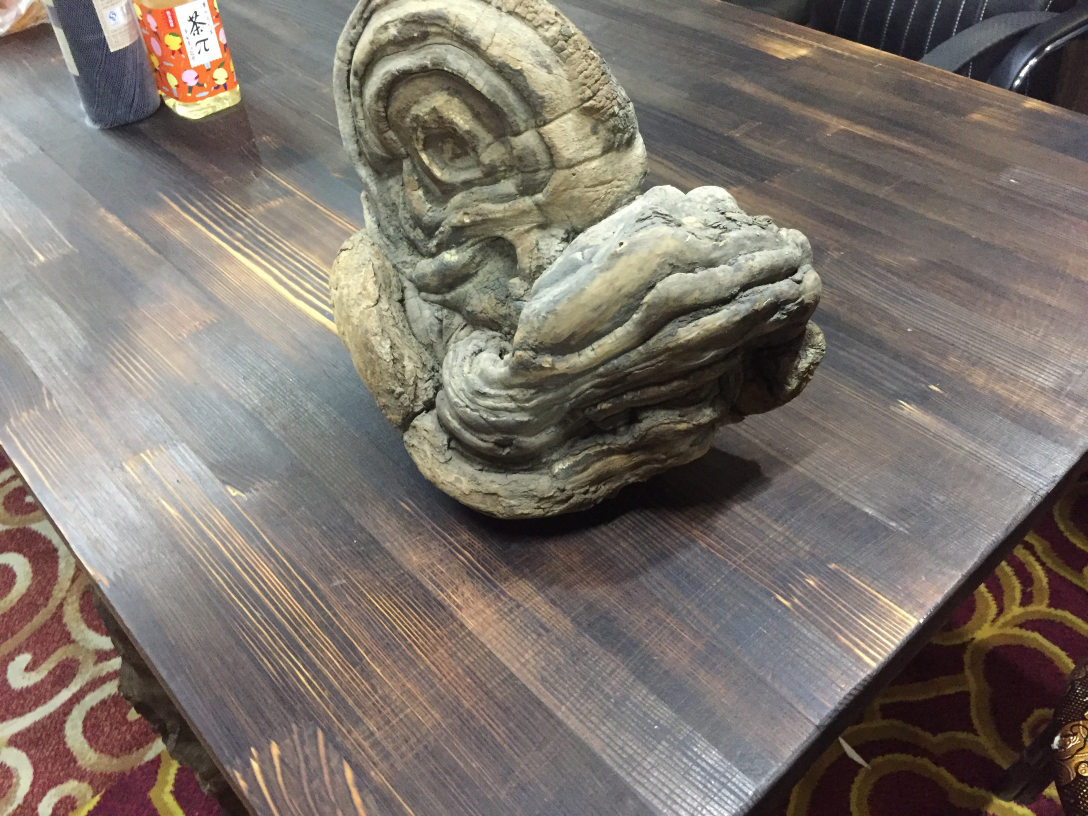
//> input picture features_and_matching/pic/IMG_0693.JPG, 3264 x 2448 px (shown at 1/3 size)
$ ./bfm_matcher pic/IMG_0693.JPG pic/IMG_0694.JPG   (built with g++ and OpenCV 4)
//> lines starting //> are read from the running program, lines starting //| are printed output that depends on the picture
//
// Created by swayfreeda on 17-10-24.
//
#include "functions.h"

#include <opencv2/core.hpp>
#include <opencv2/xfeatures2d.hpp>
#include <opencv2/features2d.hpp>
#include <opencv2/imgproc.hpp>

#include <iostream>
#include <opencv2/imgcodecs.hpp>

int main(int argc, char* argv[])
{

    if(argc<3)
    {
        std::cerr<<"usage: bfm_matcher matching img1, img2"<<std::endl;
        return -1;
    }

    // 加载第一幅图像
    cv::Mat img1=cv::imread(argv[1]);
//> img1 is the input picture: 2448 rows x 3264 cols, CV_8UC3; mean B, G, R 109.1, 116.8, 125.3
    if(!img1.data)
    {
        std::cerr<<"fail to load img1"<<std::endl;
        return -1;
    }
    std::cout<<"img1 infos: "<< img1.rows<<" x "<<img1.cols<<std::endl;
//| img1 infos: 2448 x 3264


    // 加载第二幅图像
    cv::Mat img2=cv::imread(argv[2]);
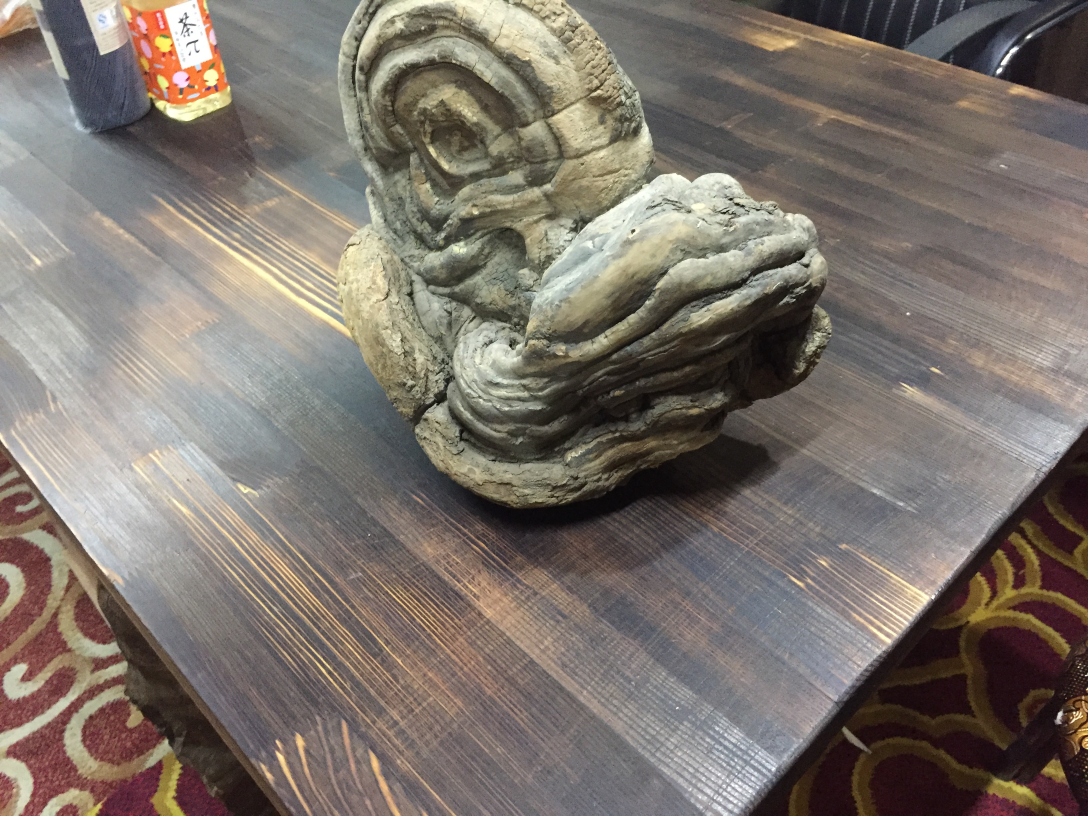
//> input picture features_and_matching/pic/IMG_0694.JPG, 3264 x 2448 px (shown at 1/3 size)
//> img2 is the input picture: 2448 rows x 3264 cols, CV_8UC3; mean B, G, R 108.2, 116, 124.7
    if(!img2.data)
    {
        std::cerr<<"fail to load img2"<<std::endl;
        return -1;
    }
    std::cout<<"img2 infos: "<< img2.rows<<" x "<<img2.cols<<std::endl;
//| img2 infos: 2448 x 3264


    // 为了更好的显示图像，对图像进行降采样处理
    cv::resize(img1, img1, cv::Size(img1.cols*0.2, img1.rows*0.2), 0.5, 0.5);
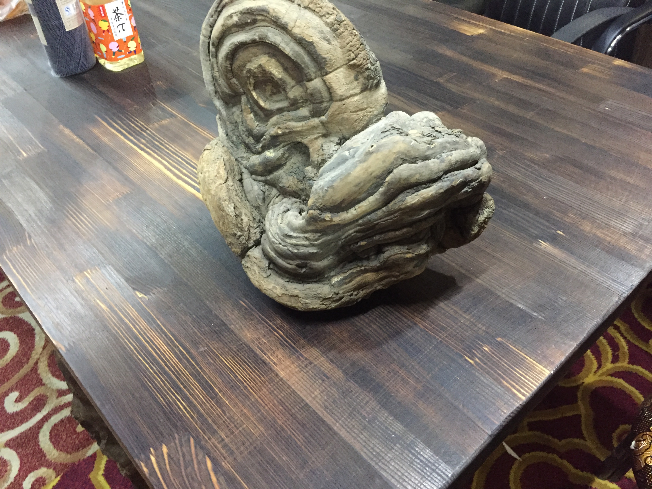
//> img1: 489 rows x 652 cols, CV_8UC3; mean B, G, R 109, 116.7, 125.2
    cv::resize(img2, img2, cv::Size(img2.cols*0.2, img2.rows*0.2), 0.5, 0.5);
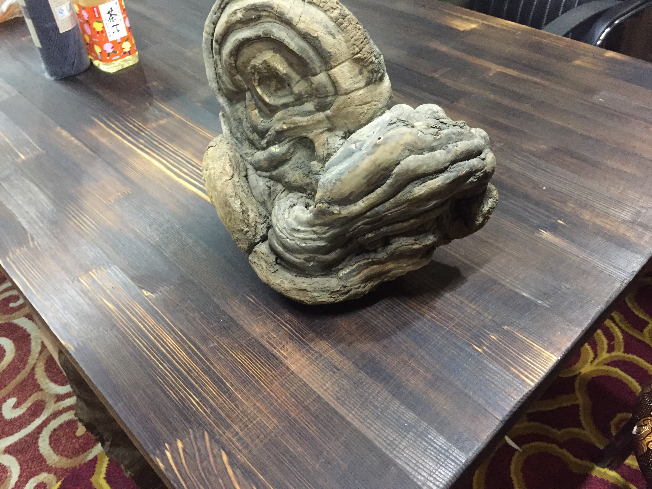
//> img2: 489 rows x 652 cols, CV_8UC3; mean B, G, R 108.1, 115.8, 124.5
    std::cout<<"img1 infos after resize: "<< img1.rows<<" x "<<img1.cols<<std::endl;
//| img1 infos after resize: 489 x 652
    std::cout<<"img2 infos after resize: "<< img2.rows<<" x "<<img2.cols<<std::endl;
//| img2 infos after resize: 489 x 652


    //设置需要检测的特征个数
    int n_features=8000;

    // 进行sift特征的检测和匹配
    std::vector<cv::KeyPoint> sift_keypts1, sift_keypts2;
    cv::Mat sift_descrs1, sift_descrs2;


    // 检测sift特征
    cv::Ptr<cv::xfeatures2d::SIFT> sift_detector=cv::xfeatures2d::SIFT::create(n_features
                                                                               ,3
                                                                               ,0.04
                                                                               ,10
                                                                               ,1.6);
    sift_detector->detect(img1, sift_keypts1);
//> sift_keypts1 = 1712 keypoints; strongest (x, y, size): (610, 49, 2.1), (612, 44, 2.1), (619, 37, 2.6), (614, 41, 2.2)
    sift_detector->detect(img2, sift_keypts2);
//> sift_keypts2 = 1743 keypoints; strongest (x, y, size): (598, 42, 2.2), (635, 428, 2.3), (608, 30, 2.4), (601, 37, 2.1)
    std::cout<<sift_keypts1.size()<<" key points are detected from img1"<<std::endl;
//| 1712 key points are detected from img1
    std::cout<<sift_keypts2.size()<<" key points are detected from img2"<<std::endl;
//| 1743 key points are detected from img2

    // 计算sift描述子
    sift_detector->compute(img1, sift_keypts1, sift_descrs1);
    sift_detector->compute(img2, sift_keypts2, sift_descrs2);


    // sift 特征匹配
    clock_t  time_begin = clock();
    std::vector<cv::DMatch> sift_matches;
    /*it is false, this is will be default BFMatcher behaviour when it finds the k
    nearest neighbors for each query descriptor. If crossCheck==true , then the knnMatch()
    method with k=1 will only return pairs (i,j) such that for i-th query descriptor the j-th
    descriptor in the matcher’s collection is the nearest and vice versa, i.e. the BFMatcher will
    only return consistent pairs. Such technique usually produces best results with minimal
    number of outliers when there are enough matches. This is alternative to the ratio test, used
    by D. Lowe in SIFT paper.*/
    cv::Ptr<cv::BFMatcher> sift_matcher = cv::BFMatcher::create(cv::NORM_L2
                                                                ,true /* cross check */
                                                                );

    sift_matcher->match(sift_descrs1, sift_descrs2, sift_matches);
//> sift_matches = 951 matches
    clock_t  time_end = clock();
    std::cout<<sift_matches.size()<<"  matches are found "<<std::endl;
//| 951  matches are found
    std::cout<<"bfm sift matching cost "<<double(time_end-time_begin)/(double)CLOCKS_PER_SEC<<" s"<<std::endl;


    // 选择前50个匹配结果进行显示
    std::vector<cv::DMatch>sift_matches_for_display;
    sift_matches_for_display.insert(sift_matches_for_display.end(), sift_matches.begin(), sift_matches.end());
//> sift_matches_for_display = 951 matches
    if(sift_matches_for_display.size()> 50){
         std::nth_element(sift_matches_for_display.begin(), sift_matches_for_display.begin()+50, sift_matches_for_display.end());
         sift_matches_for_display.erase(sift_matches_for_display.begin()+51, sift_matches_for_display.end());
//> sift_matches_for_display = 51 matches
    }

    // 选择前百分之十的特征点进行homograpy检测
    int nth_element=std::max(int (0.1*n_features),500);
    std::vector<cv::DMatch>good_sift_matches;
    good_sift_matches.insert(good_sift_matches.end(), sift_matches.begin(), sift_matches.end());
//> good_sift_matches = 951 matches
    if(good_sift_matches.size()> nth_element){
        std::nth_element(good_sift_matches.begin(), good_sift_matches.begin()+nth_element, good_sift_matches.end());
        good_sift_matches.erase(good_sift_matches.begin()+nth_element, good_sift_matches.end());
//> good_sift_matches = 800 matches
    }

    // 划除匹配结果图
    cv::Mat img_sift_matches_before_homography;
    cv::drawMatches(img1
                    ,sift_keypts1
                    ,img2
                    ,sift_keypts2
                    ,sift_matches_for_display
                    ,img_sift_matches_before_homography
                    ,cv::Scalar::all(-1) // 连接线的颜色
                    );
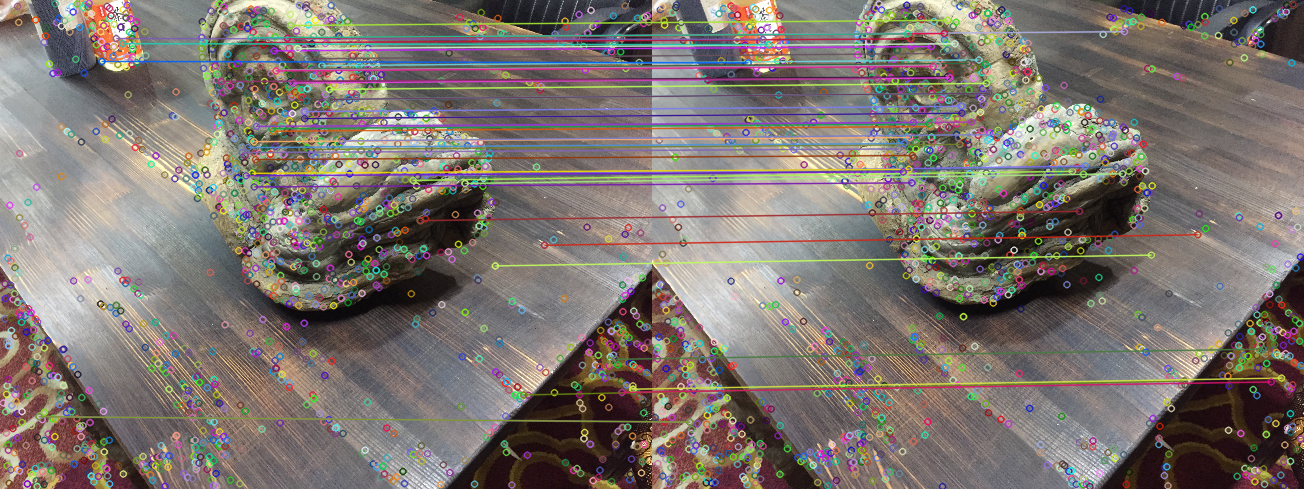
//> img_sift_matches_before_homography: 489 rows x 1304 cols, CV_8UC3; mean B, G, R 111.3, 116.5, 124.9
    cv::imwrite("./sift_matching_before_homography.jpg", img_sift_matches_before_homography);


    // 利用homography 对相机对匹配点进行筛选
    std::cout<<"num of sift features before/after homography: "<< good_sift_matches.size()<<"--->";
//| num of sift features before/after homography: 800--->
    refine_matches_via_homography(sift_keypts1, sift_keypts2, good_sift_matches);
//> (this line was passed over: refine_matches_via_homography is not available in this run)
    std::cout<<good_sift_matches.size()<<std::endl;
//| 800

    // 划除匹配结果图
    cv::Mat img_sift_matches_after_homography;
    cv::drawMatches(img1
            ,sift_keypts1
            ,img2
            ,sift_keypts2
            ,good_sift_matches
            ,img_sift_matches_after_homography
            ,cv::Scalar::all(-1) // 连接线的颜色
    );
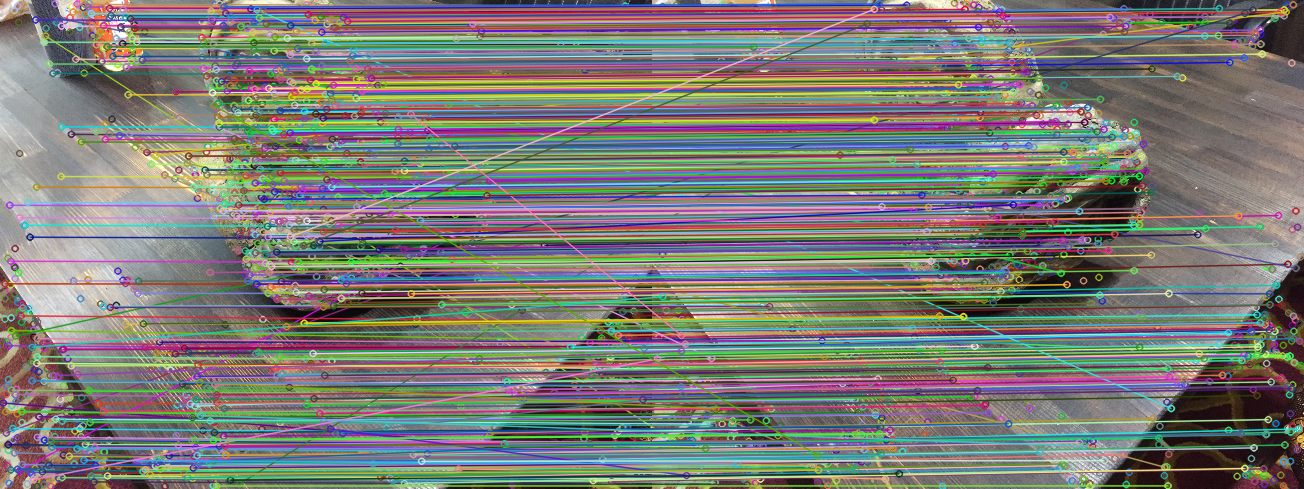
//> img_sift_matches_after_homography: 489 rows x 1304 cols, CV_8UC3; mean B, G, R 117.5, 122.5, 123.2
    cv::imwrite("./sift_matching_after_homography.jpg", img_sift_matches_after_homography);


//********************************ORB features and detection **********************************//
    //设置需要检测的特征个数

    // 进行sift特征的检测和匹配
    std::vector<cv::KeyPoint> orb_keypts1, orb_keypts2;
    cv::Mat orb_descrs1, orb_descrs2;


    // 检测sift特征
    cv::Ptr<cv::ORB> orb_detector=cv::ORB::create(n_features
                                                  ,1.2f
                                                  ,8
                                                  ,31
                                                  ,0
                                                  ,2
                                                  ,cv::ORB::HARRIS_SCORE
                                                  ,31
                                                  ,20
                                                 );
    orb_detector->detect(img1, orb_keypts1);
//> orb_keypts1 = 6067 keypoints; strongest (x, y, size): (300, 213, 31), (609, 50, 31), (100, 60, 31), (609, 45, 31)
    orb_detector->detect(img2, orb_keypts2);
//> orb_keypts2 = 6003 keypoints; strongest (x, y, size): (598, 43, 31), (602, 37, 31), (598, 42, 37.2), (482, 156, 31)
    std::cout<<orb_keypts1.size()<<" orb key points are detected from img1"<<std::endl;
//| 6067 orb key points are detected from img1
    std::cout<<orb_keypts2.size()<<" orb key points are detected from img2"<<std::endl;
//| 6003 orb key points are detected from img2

    // 计算orb描述子
    orb_detector->compute(img1, orb_keypts1, orb_descrs1);
    orb_detector->compute(img2, orb_keypts2, orb_descrs2);


    // orb 特征匹配
    time_begin = clock();
    std::vector<cv::DMatch> orb_matches;
    cv::Ptr<cv::BFMatcher> orb_matcher = cv::BFMatcher::create(cv::NORM_HAMMING
                                                               ,true /* cross check */
                                                              );
    orb_matcher->match(orb_descrs1, orb_descrs2, orb_matches);
//> orb_matches = 3506 matches
    time_end = clock();
    std::cout<<orb_matches.size()<<"  matches are found "<<std::endl;
//| 3506  matches are found
    std::cout<<"orb matching cost "<<double(time_end-time_begin)/(double)CLOCKS_PER_SEC<<" s"<<std::endl;


    std::vector<cv::DMatch>orb_matches_for_display;
    orb_matches_for_display.insert(orb_matches_for_display.end(), orb_matches.begin(), orb_matches.end());
//> orb_matches_for_display = 3506 matches
    if(orb_matches_for_display.size()> 50){
        std::nth_element(orb_matches_for_display.begin(), orb_matches_for_display.begin()+50, orb_matches_for_display.end());
        orb_matches_for_display.erase(orb_matches_for_display.begin()+51, orb_matches_for_display.end());
//> orb_matches_for_display = 51 matches
    }

    std::vector<cv::DMatch>good_orb_matches;
    good_orb_matches.insert(good_orb_matches.end(), orb_matches.begin(), orb_matches.end());
//> good_orb_matches = 3506 matches
    if(good_orb_matches.size()> nth_element){
        std::nth_element(good_orb_matches.begin(), good_orb_matches.begin()+nth_element, good_orb_matches.end());
        good_orb_matches.erase(good_orb_matches.begin()+nth_element, good_orb_matches.end());
//> good_orb_matches = 800 matches
    }

    // 画出匹配结果图
    cv::Mat img_orb_matches__before_homography;
    cv::drawMatches(img1
            ,orb_keypts1
            ,img2
            ,orb_keypts2
            ,orb_matches_for_display
            ,img_orb_matches__before_homography
            ,cv::Scalar::all(-1) // 连接线的颜色
    );
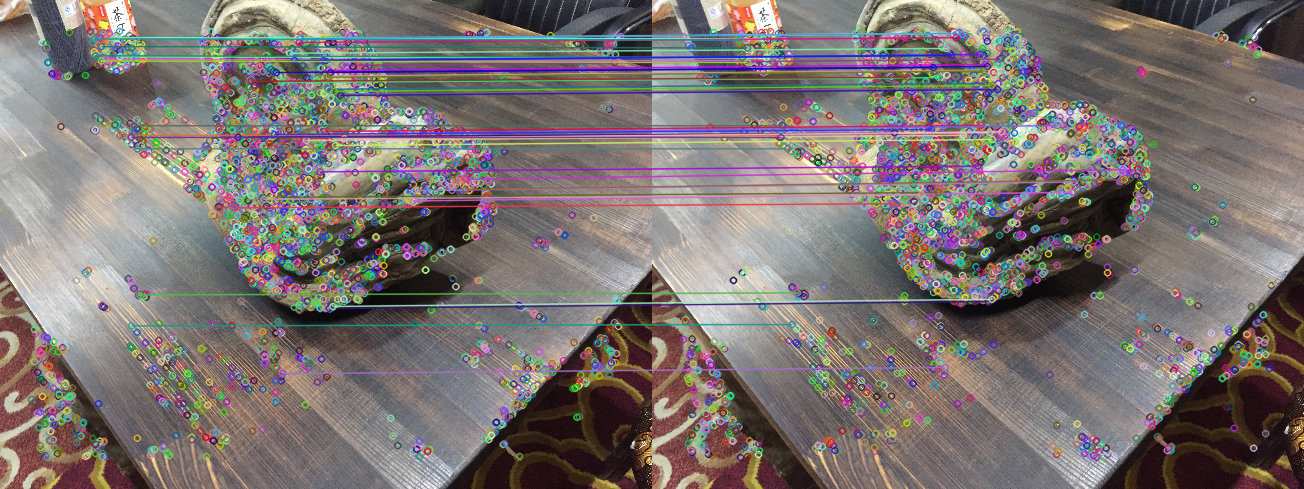
//> img_orb_matches__before_homography: 489 rows x 1304 cols, CV_8UC3; mean B, G, R 113, 115.1, 123.4
    cv::imwrite("./orb_matching_before_homography.jpg", img_orb_matches__before_homography);


    // 利用homography 对相机对匹配点进行筛选
    std::cout<<"num of orb features before/after homography: "<< good_orb_matches.size()<<"--->";
//| num of orb features before/after homography: 800--->
    refine_matches_via_homography(orb_keypts1, orb_keypts2, good_orb_matches);
//> (this line was passed over: refine_matches_via_homography is not available in this run)
    std::cout<<good_orb_matches.size()<<std::endl;
//| 800

    // 划除匹配结果图
    cv::Mat img_orb_matches_after_homography;
    cv::drawMatches(img1
            ,orb_keypts1
            ,img2
            ,orb_keypts2
            ,good_orb_matches
            ,img_orb_matches_after_homography
            ,cv::Scalar::all(-1) // 连接线的颜色
    );
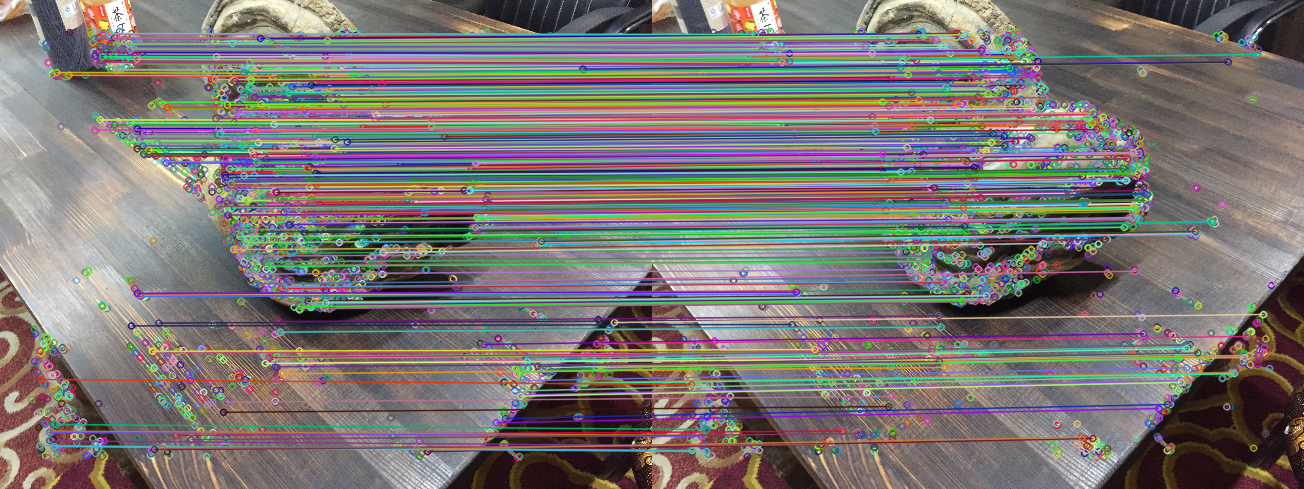
//> img_orb_matches_after_homography: 489 rows x 1304 cols, CV_8UC3; mean B, G, R 115, 117.1, 123
    cv::imwrite("./orb_matching_after_homography.jpg", img_orb_matches_after_homography);


    return 0;
}
